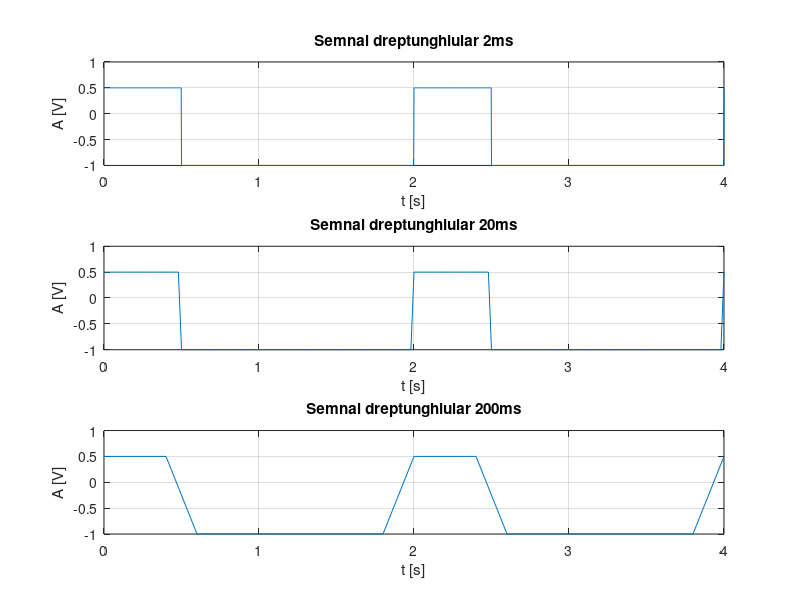

Reproduce this figure in MATLAB.
subplot(3,1,1);%imparte figura in mai multe grafice
f=0.5;%frecventa
t=0:0.002:4;%rezolutia temporara
A=0.75;%amplitudinea
w=2*pi*f;
duty=25;%factor de umplere
n=0.25;%diferenta de nivel
x=A*square(w*t,duty)-n;% genereaza un semnal dreptunghiular
plot(t,x)%reprezinta grafic elementele
grid on;
title('Semnal dreptunghiular 2ms');
xlabel('t [s]')
ylabel('A [V]')

subplot(3,1,2);%imparte figura in mai multe grafice
t=0:0.02:4;
x=A*square(w*t,duty)-n;% genereaza un semnal dreptunghiular
plot(t,x)%reprezinta grafic elementele
grid on;
title('Semnal dreptunghiular 20ms');
xlabel('t [s]')
ylabel('A [V]')

subplot(3,1,3);%imparte figura in mai multe grafice
t=0:0.2:4;
x=A*square(w*t,duty)-n;% genereaza un semnal dreptunghiular
plot(t,x)%reprezinta grafic elementele
grid on;
title('Semnal dreptunghiular 200ms');
xlabel('t [s]')
ylabel('A [V]')
